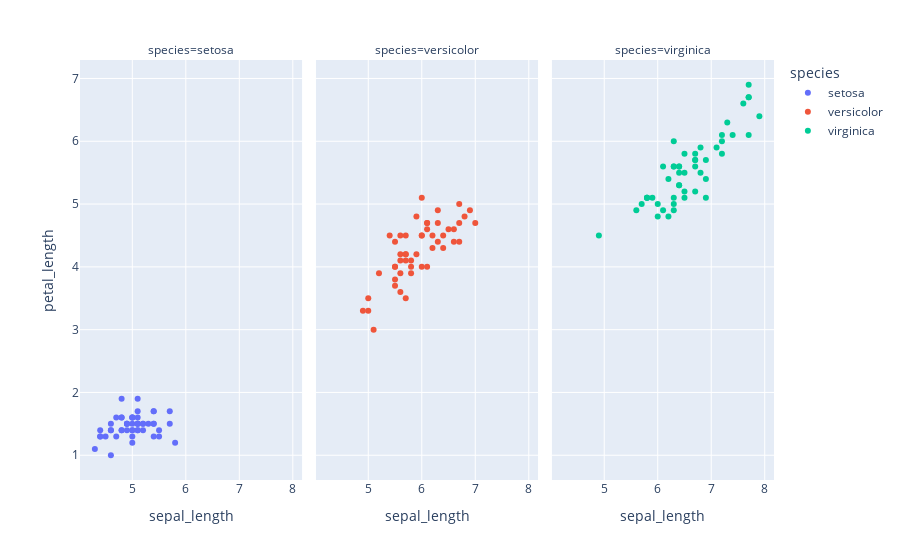

This figure's notebook cell:
### Markdown cell above
- facet_col
- facet_row

### Code cell
fig = px.scatter(iris, 
                 x='sepal_length',
                 y='petal_length',
                 color='species',
                 facet_col='species',
                #  facet_row='species',           
               
            )

fig.show()

### Figure 1 — Plotly figure (JSON) as saved in the notebook; plotly's stock layout.template omitted (floating-point values rounded to 4 significant figures)
{"data": [{"hovertemplate": "species=setosa<br>sepal_length=%{x}<br>petal_length=%{y}<extra></extra>", "legendgroup": "setosa", "marker": {"color": "#636efa", "symbol": "circle"}, "mode": "markers", "name": "setosa", "orientation": "v", "showlegend": true, "type": "scatter", "x": [5.1, 4.9, 4.7, 4.6, 5, 5.4, 4.6, 5, 4.4, 4.9, 5.4, 4.8, 4.8, 4.3, 5.8, 5.7, 5.4, 5.1, 5.7, 5.1, 5.4, 5.1, 4.6, 5.1, 4.8, 5, 5, 5.2, 5.2, 4.7, 4.8, 5.4, 5.2, 5.5, 4.9, 5, 5.5, 4.9, 4.4, 5.1, 5, 4.5, 4.4, 5, 5.1, 4.8, 5.1, 4.6, 5.3, 5], "xaxis": "x", "y": [1.4, 1.4, 1.3, 1.5, 1.4, 1.7, 1.4, 1.5, 1.4, 1.5, 1.5, 1.6, 1.4, 1.1, 1.2, 1.5, 1.3, 1.4, 1.7, 1.5, 1.7, 1.5, 1, 1.7, 1.9, 1.6, 1.6, 1.5, 1.4, 1.6, 1.6, 1.5, 1.5, 1.4, 1.5, 1.2, 1.3, 1.5, 1.3, 1.5, 1.3, 1.3, 1.3, 1.6, 1.9, 1.4, 1.6, 1.4, 1.5, 1.4], "yaxis": "y"}, {"hovertemplate": "species=versicolor<br>sepal_length=%{x}<br>petal_length=%{y}<extra></extra>", "legendgroup": "versicolor", "marker": {"color": "#EF553B", "symbol": "circle"}, "mode": "markers", "name": "versicolor", "orientation": "v", "showlegend": true, "type": "scatter", "x": [7, 6.4, 6.9, 5.5, 6.5, 5.7, 6.3, 4.9, 6.6, 5.2, 5, 5.9, 6, 6.1, 5.6, 6.7, 5.6, 5.8, 6.2, 5.6, 5.9, 6.1, 6.3, 6.1, 6.4, 6.6, 6.8, 6.7, 6, 5.7, 5.5, 5.5, 5.8, 6, 5.4, 6, 6.7, 6.3, 5.6, 5.5, 5.5, 6.1, 5.8, 5, 5.6, 5.7, 5.7, 6.2, 5.1, 5.7], "xaxis": "x2", "y": [4.7, 4.5, 4.9, 4, 4.6, 4.5, 4.7, 3.3, 4.6, 3.9, 3.5, 4.2, 4, 4.7, 3.6, 4.4, 4.5, 4.1, 4.5, 3.9, 4.8, 4, 4.9, 4.7, 4.3, 4.4, 4.8, 5, 4.5, 3.5, 3.8, 3.7, 3.9, 5.1, 4.5, 4.5, 4.7, 4.4, 4.1, 4, 4.4, 4.6, 4, 3.3, 4.2, 4.2, 4.2, 4.3, 3, 4.1], "yaxis": "y2"}, {"hovertemplate": "species=virginica<br>sepal_length=%{x}<br>petal_length=%{y}<extra></extra>", "legendgroup": "virginica", "marker": {"color": "#00cc96", "symbol": "circle"}, "mode": "markers", "name": "virginica", "orientation": "v", "showlegend": true, "type": "scatter", "x": [6.3, 5.8, 7.1, 6.3, 6.5, 7.6, 4.9, 7.3, 6.7, 7.2, 6.5, 6.4, 6.8, 5.7, 5.8, 6.4, 6.5, 7.7, 7.7, 6, 6.9, 5.6, 7.7, 6.3, 6.7, 7.2, 6.2, 6.1, 6.4, 7.2, 7.4, 7.9, 6.4, 6.3, 6.1, 7.7, 6.3, 6.4, 6, 6.9, 6.7, 6.9, 5.8, 6.8, 6.7, 6.7, 6.3, 6.5, 6.2, 5.9], "xaxis": "x3", "y": [6, 5.1, 5.9, 5.6, 5.8, 6.6, 4.5, 6.3, 5.8, 6.1, 5.1, 5.3, 5.5, 5, 5.1, 5.3, 5.5, 6.7, 6.9, 5, 5.7, 4.9, 6.7, 4.9, 5.7, 6, 4.8, 4.9, 5.6, 5.8, 6.1, 6.4, 5.6, 5.1, 5.6, 6.1, 5.6, 5.5, 4.8, 5.4, 5.6, 5.1, 5.1, 5.9, 5.7, 5.2, 5, 5.2, 5.4, 5.1], "yaxis": "y3"}], "layout": {"annotations": [{"font": {}, "showarrow": false, "text": "species=setosa", "x": 0.16, "xanchor": "center", "xref": "paper", "y": 1, "yanchor": "bottom", "yref": "paper"}, {"font": {}, "showarrow": false, "text": "species=versicolor", "x": 0.5, "xanchor": "center", "xref": "paper", "y": 1, "yanchor": "bottom", "yref": "paper"}, {"font": {}, "showarrow": false, "text": "species=virginica", "x": 0.84, "xanchor": "center", "xref": "paper", "y": 1, "yanchor": "bottom", "yref": "paper"}], "legend": {"title": {"text": "species"}, "tracegroupgap": 0}, "margin": {"t": 60}, "xaxis": {"anchor": "y", "domain": [0, 0.32], "title": {"text": "sepal_length"}}, "xaxis2": {"anchor": "y2", "domain": [0.34, 0.66], "matches": "x", "title": {"text": "sepal_length"}}, "xaxis3": {"anchor": "y3", "domain": [0.68, 1.0], "matches": "x", "title": {"text": "sepal_length"}}, "yaxis": {"anchor": "x", "domain": [0, 1], "title": {"text": "petal_length"}}, "yaxis2": {"anchor": "x2", "domain": [0, 1], "matches": "y", "showticklabels": false}, "yaxis3": {"anchor": "x3", "domain": [0, 1], "matches": "y", "showticklabels": false}}}
